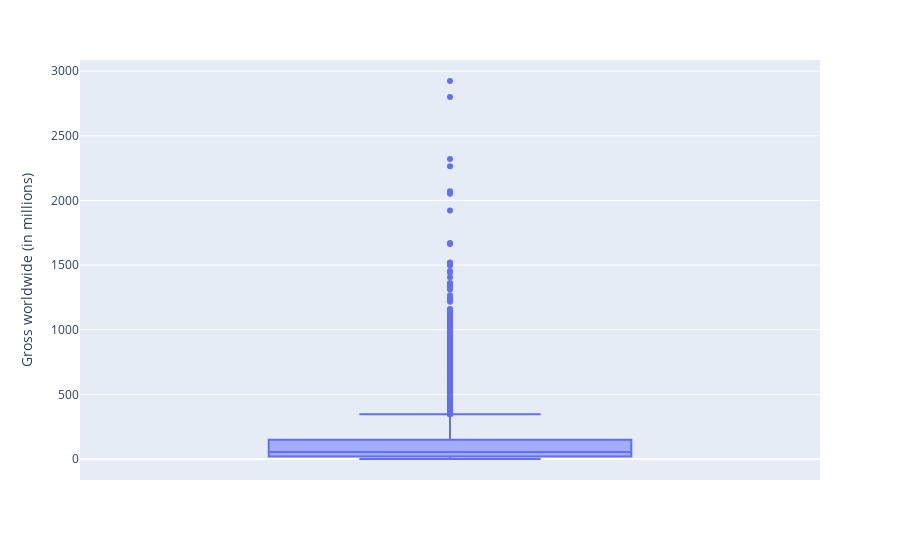

Notebook code cell kept with this figure:
### Code cell
# Analyzing distribution of Worldwide Gross column and looking for outliers 
fig = px.box(df, y='Gross worldwide (in millions)')
fig.show()
# Outliers in this case are likely blockbuster movies, but more analysis is needed

### Figure 1 — Plotly figure (JSON) as saved in the notebook; plotly's stock layout.template omitted (floating-point values rounded to 4 significant figures; data arrays with more than 128 entries replaced by an {"elided": "..."} marker saying what was removed)
{"data": [{"alignmentgroup": "True", "hovertemplate": "Gross worldwide (in millions)=%{y}<extra></extra>", "legendgroup": "", "marker": {"color": "#636efa"}, "name": "", "notched": false, "offsetgroup": "", "orientation": "v", "showlegend": false, "type": "box", "x0": " ", "xaxis": "x", "y": {"elided": "4514 float values"}, "y0": " ", "yaxis": "y"}], "layout": {"boxmode": "group", "legend": {"tracegroupgap": 0}, "margin": {"t": 60}, "xaxis": {"anchor": "y", "domain": [0, 1]}, "yaxis": {"anchor": "x", "domain": [0, 1], "title": {"text": "Gross worldwide (in millions)"}}}}
